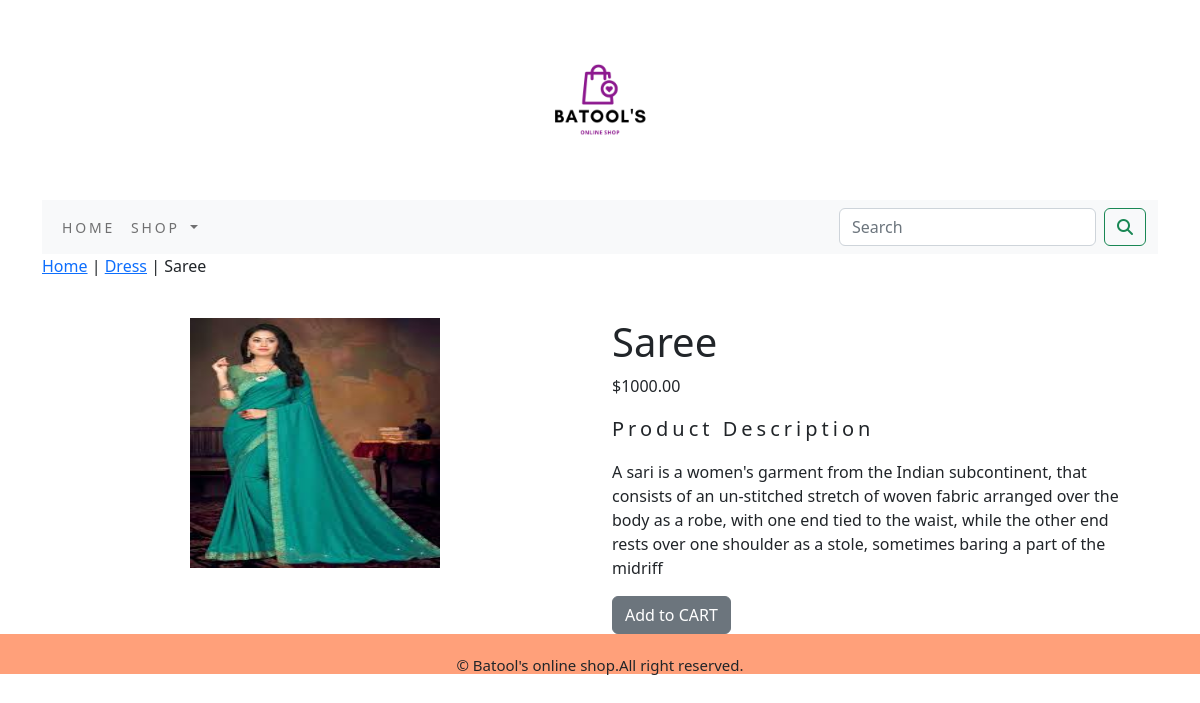
Page /shopapp/dress/saree/ on the committed database.
### shopapp/models.py (models this page shows, shortened)
class Product(models.Model):
    name=models.CharField(max_length=250,unique=True)
    slug=models.SlugField(max_length=250,unique=True)
    description=models.TextField(blank=True)
    price=models.DecimalField(max_digits=10,decimal_places=2)
    category=models.ForeignKey(Category,on_delete=models.CASCADE)
    image=models.ImageField(upload_to='product',blank=True)
    stock=models.IntegerField()
    available=models.BooleanField(default=True)
    created=models.DateTimeField(auto_now_add=True)
    updated=models.DateTimeField(auto_now=True)
    class Meta:
        ordering=('name',)
        verbose_name='product'
        verbose_name_plural='products'

class Category(models.Model):
    name=models.CharField(max_length=250,unique=True)
    slug=models.SlugField(max_length=250,unique=True)
    description=models.TextField(blank=True)
    image=models.ImageField(upload_to='category',blank=True)
    class Meta:
        ordering=('name',)
        verbose_name='category'
        verbose_name_plural='categories'
    def get_url(self):
        return reverse('shopapp:product_by_category',args=[self.slug,])
    def __str__(self):
        return '{}'.format(self.name)

### shopapp/views.py (the view)
# urls.py: path('<slug:c_slug>/<slug:product_slug>/', views.proDetail, name='prodCatDetail'),
def proDetail(request,c_slug,product_slug):
    try:
        product=Product.objects.get(category__slug=c_slug,slug=product_slug)
    except Exception as e:
        raise e
    return render(request,"product.html",{'product':product})

### cart/context_processor.py (called while the page is built)
def counter(request):
    item_count=0
    if 'admin' in request.path:
        return {}
    else:
        try:
            cart=Cart.objects.filter(cart_id=_cart_id(request))
            cart_items=CartItems.objects.all().filter(cart=cart[:1])
            for cart_item in cart_items:
                item_count += cart_item.quantity
        except Cart.DoesNotExist:
            item_count=0
    return dict(item_count=item_count)

### cart/views.py (called while the page is built)
def _cart_id(requset):
    cart = requset.session.session_key
    if not cart:
        cart = requset.session.create()
    return cart

### shopapp/context_processors.py (called while the page is built)
def menu_links(request):
    links=Category.objects.all()
    return dict(links=links)

### template/product.html (shortened to what this page needs)
{% extends 'base.html' %}
{% load static %}
{% block body %}
<div class="row my_prod_row_class ">
  <div class="mx_auto">
    <p><a href="{% url 'shopapp:allProdCat' %}">Home</a> | <a href="{{product.category.get_url}}">{{product.category}}</a> | {{product.name}}</p>
  </div>
<div class="container">
<br>
<div class="row">
  <div class="col-12 col-sm-12 col-md-12 col-lg-6 text-center">
    <div style="min-width:18rem">
      <img src="{{product.image.url}}" alt="{{product.name}}" width="250px;" height="250px;">
    </div>
  </div>
      <div class="col-12 col-sm-12 col-md-12 col-lg-6">
        <div>
        <h1 class="my_prod-title">{{product.name}}</h1>
        <p>${{product.price}}</p>
        <p class="my_title">Product Description</p>
        <p class="text-justify my_prod_text">{{product.description}}</p>
        {% if product.stock <= 0 %}
        <p class="text-justify my_prod_text"><b>Out of stock</b></p>
        {% else %}
        <a class="btn btn-secondary" href="{% url 'cart:add_cart' product.id %}">Add to CART</a>
        {% endif %}
      </div>
    </div>
</div>
</div>
  </div>
{% endblock %}

### static/css/custom.css (style rules this page uses)
body { font-family: 'Josefin Sans', sans-serif; }
.my_title { font-size:20px; text_transform:uppercase; letter-spacing:.2em; }
.my_prod_text { padding-right:20px; }

### rows in the picture
Product: category "Dress", name "Saree", image (picture), price "1000.00", description "A sari is a women's garment from the Indian subcontinent, that consists of an un-stitched stretch of woven fabric arranged over the body as a robe, with one end tied to the waist, while the other end rests over one shoulder as a stole, sometimes baring a part of the midriff"
